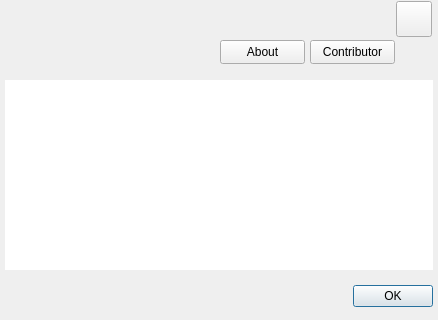
<?xml version="1.0" encoding="UTF-8"?>
<ui version="4.0">
 <class>AboutDialog</class>
 <widget class="QDialog" name="AboutDialog">
  <property name="geometry">
   <rect>
    <x>0</x>
    <y>0</y>
    <width>438</width>
    <height>320</height>
   </rect>
  </property>
  <property name="minimumSize">
   <size>
    <width>438</width>
    <height>320</height>
   </size>
  </property>
  <property name="maximumSize">
   <size>
    <width>438</width>
    <height>320</height>
   </size>
  </property>
  <property name="windowTitle">
   <string>About</string>
  </property>
  <widget class="QWidget" name="widget" native="true">
   <property name="geometry">
    <rect>
     <x>0</x>
     <y>0</y>
     <width>438</width>
     <height>320</height>
    </rect>
   </property>
   <widget class="QTextBrowser" name="contributorText">
    <property name="geometry">
     <rect>
      <x>5</x>
      <y>80</y>
      <width>428</width>
      <height>190</height>
     </rect>
    </property>
    <property name="frameShape">
     <enum>QFrame::NoFrame</enum>
    </property>
    <property name="frameShadow">
     <enum>QFrame::Plain</enum>
    </property>
    <property name="html">
     <string>&lt;!DOCTYPE HTML PUBLIC &quot;-//W3C//DTD HTML 4.0//EN&quot; &quot;http://www.w3.org/TR/REC-html40/strict.dtd&quot;&gt;
&lt;html&gt;&lt;head&gt;&lt;meta name=&quot;qrichtext&quot; content=&quot;1&quot; /&gt;&lt;style type=&quot;text/css&quot;&gt;
p, li { white-space: pre-wrap; }
&lt;/style&gt;&lt;/head&gt;&lt;body style=&quot; font-family:'Ubuntu'; font-size:11pt; font-weight:400; font-style:normal;&quot;&gt;
&lt;p style=&quot;-qt-paragraph-type:empty; margin-top:0px; margin-bottom:0px; margin-left:0px; margin-right:0px; -qt-block-indent:0; text-indent:0px;&quot;&gt;&lt;br /&gt;&lt;/p&gt;&lt;/body&gt;&lt;/html&gt;</string>
    </property>
    <property name="openExternalLinks">
     <bool>true</bool>
    </property>
   </widget>
   <widget class="QDialogButtonBox" name="buttonBox">
    <property name="geometry">
     <rect>
      <x>5</x>
      <y>283</y>
      <width>428</width>
      <height>27</height>
     </rect>
    </property>
    <property name="orientation">
     <enum>Qt::Horizontal</enum>
    </property>
    <property name="standardButtons">
     <set>QDialogButtonBox::Ok</set>
    </property>
   </widget>
   <widget class="QWidget" name="baseWidget" native="true">
    <property name="geometry">
     <rect>
      <x>0</x>
      <y>0</y>
      <width>438</width>
      <height>81</height>
     </rect>
    </property>
    <property name="sizePolicy">
     <sizepolicy hsizetype="Preferred" vsizetype="Fixed">
      <horstretch>0</horstretch>
      <verstretch>0</verstretch>
     </sizepolicy>
    </property>
    <widget class="QPushButton" name="closeBtn">
     <property name="geometry">
      <rect>
       <x>396</x>
       <y>1</y>
       <width>36</width>
       <height>36</height>
      </rect>
     </property>
     <property name="text">
      <string/>
     </property>
    </widget>
    <widget class="QPushButton" name="aboutBtn">
     <property name="geometry">
      <rect>
       <x>220</x>
       <y>40</y>
       <width>85</width>
       <height>24</height>
      </rect>
     </property>
     <property name="text">
      <string>About</string>
     </property>
    </widget>
    <widget class="QPushButton" name="contributorBtn">
     <property name="geometry">
      <rect>
       <x>310</x>
       <y>40</y>
       <width>85</width>
       <height>24</height>
      </rect>
     </property>
     <property name="text">
      <string>Contributor</string>
     </property>
    </widget>
    <widget class="QLabel" name="indicator">
     <property name="geometry">
      <rect>
       <x>230</x>
       <y>70</y>
       <width>85</width>
       <height>2</height>
      </rect>
     </property>
     <property name="text">
      <string/>
     </property>
    </widget>
   </widget>
   <widget class="QTextBrowser" name="aboutText">
    <property name="geometry">
     <rect>
      <x>5</x>
      <y>80</y>
      <width>428</width>
      <height>190</height>
     </rect>
    </property>
    <property name="frameShape">
     <enum>QFrame::NoFrame</enum>
    </property>
    <property name="frameShadow">
     <enum>QFrame::Plain</enum>
    </property>
    <property name="openExternalLinks">
     <bool>true</bool>
    </property>
   </widget>
  </widget>
 </widget>
 <resources/>
 <connections/>
</ui>
